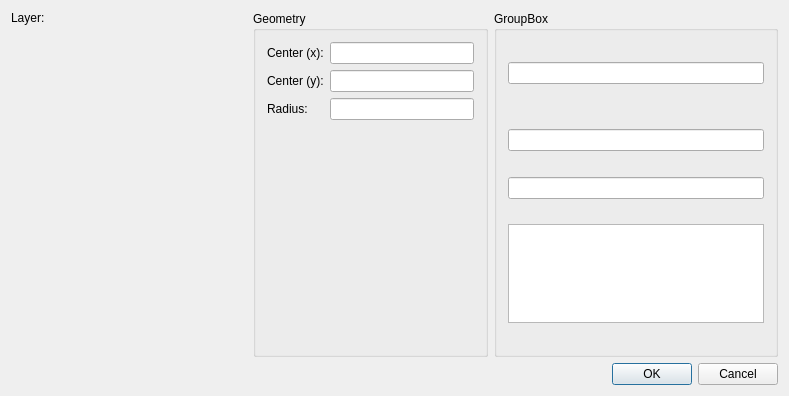
<?xml version="1.0" encoding="UTF-8"?>
<ui version="4.0">
 <class>QG_DlgCircle</class>
 <widget class="QDialog" name="QG_DlgCircle">
  <property name="geometry">
   <rect>
    <x>0</x>
    <y>0</y>
    <width>789</width>
    <height>396</height>
   </rect>
  </property>
  <property name="sizePolicy">
   <sizepolicy hsizetype="Minimum" vsizetype="Minimum">
    <horstretch>0</horstretch>
    <verstretch>0</verstretch>
   </sizepolicy>
  </property>
  <property name="minimumSize">
   <size>
    <width>300</width>
    <height>190</height>
   </size>
  </property>
  <property name="windowTitle">
   <string>Circle</string>
  </property>
  <layout class="QVBoxLayout" name="verticalLayout_2">
   <item>
    <layout class="QHBoxLayout">
     <item>
      <layout class="QVBoxLayout">
       <item>
        <layout class="QHBoxLayout">
         <item>
          <widget class="QLabel" name="lLayer">
           <property name="sizePolicy">
            <sizepolicy hsizetype="Preferred" vsizetype="Preferred">
             <horstretch>0</horstretch>
             <verstretch>0</verstretch>
            </sizepolicy>
           </property>
           <property name="text">
            <string>Layer:</string>
           </property>
           <property name="wordWrap">
            <bool>false</bool>
           </property>
          </widget>
         </item>
         <item>
          <widget class="QG_LayerBox" name="cbLayer" native="true"/>
         </item>
        </layout>
       </item>
       <item>
        <widget class="QG_WidgetPen" name="wPen" native="true">
         <property name="sizePolicy">
          <sizepolicy hsizetype="MinimumExpanding" vsizetype="MinimumExpanding">
           <horstretch>0</horstretch>
           <verstretch>0</verstretch>
          </sizepolicy>
         </property>
         <property name="maximumSize">
          <size>
           <width>16777215</width>
           <height>16777215</height>
          </size>
         </property>
        </widget>
       </item>
      </layout>
     </item>
     <item>
      <widget class="QGroupBox" name="buttonGroup8">
       <property name="maximumSize">
        <size>
         <width>16777215</width>
         <height>16777215</height>
        </size>
       </property>
       <property name="title">
        <string>Geometry</string>
       </property>
       <layout class="QGridLayout">
        <item row="2" column="0">
         <widget class="QLabel" name="lEndX">
          <property name="text">
           <string>Radius:</string>
          </property>
          <property name="wordWrap">
           <bool>false</bool>
          </property>
         </widget>
        </item>
        <item row="2" column="1">
         <widget class="QLineEdit" name="leRadius">
          <property name="minimumSize">
           <size>
            <width>64</width>
            <height>0</height>
           </size>
          </property>
         </widget>
        </item>
        <item row="1" column="0">
         <widget class="QLabel" name="lCenterY">
          <property name="text">
           <string>Center (y):</string>
          </property>
          <property name="wordWrap">
           <bool>false</bool>
          </property>
         </widget>
        </item>
        <item row="1" column="1">
         <widget class="QLineEdit" name="leCenterY">
          <property name="minimumSize">
           <size>
            <width>64</width>
            <height>0</height>
           </size>
          </property>
         </widget>
        </item>
        <item row="0" column="0">
         <widget class="QLabel" name="lCenterX">
          <property name="text">
           <string>Center (x):</string>
          </property>
          <property name="wordWrap">
           <bool>false</bool>
          </property>
         </widget>
        </item>
        <item row="0" column="1">
         <widget class="QLineEdit" name="leCenterX">
          <property name="minimumSize">
           <size>
            <width>64</width>
            <height>0</height>
           </size>
          </property>
         </widget>
        </item>
        <item row="3" column="0">
         <spacer name="spacer58">
          <property name="orientation">
           <enum>Qt::Vertical</enum>
          </property>
          <property name="sizeType">
           <enum>QSizePolicy::Expanding</enum>
          </property>
          <property name="sizeHint" stdset="0">
           <size>
            <width>20</width>
            <height>20</height>
           </size>
          </property>
         </spacer>
        </item>
        <item row="3" column="1">
         <spacer name="spacer61">
          <property name="orientation">
           <enum>Qt::Vertical</enum>
          </property>
          <property name="sizeType">
           <enum>QSizePolicy::Expanding</enum>
          </property>
          <property name="sizeHint" stdset="0">
           <size>
            <width>20</width>
            <height>20</height>
           </size>
          </property>
         </spacer>
        </item>
       </layout>
      </widget>
     </item>
     <item>
      <widget class="QGroupBox" name="groupBox">
       <property name="sizePolicy">
        <sizepolicy hsizetype="MinimumExpanding" vsizetype="MinimumExpanding">
         <horstretch>0</horstretch>
         <verstretch>0</verstretch>
        </sizepolicy>
       </property>
       <property name="toolTip">
        <string extracomment="+++++++++++++++++"/>
       </property>
       <property name="title">
        <string>GroupBox</string>
       </property>
       <layout class="QVBoxLayout" name="verticalLayout">
        <item>
         <spacer name="verticalSpacer">
          <property name="orientation">
           <enum>Qt::Vertical</enum>
          </property>
          <property name="sizeHint" stdset="0">
           <size>
            <width>20</width>
            <height>20</height>
           </size>
          </property>
         </spacer>
        </item>
        <item>
         <widget class="QLineEdit" name="xy_2">
          <property name="readOnly">
           <bool>true</bool>
          </property>
         </widget>
        </item>
        <item>
         <spacer name="verticalSpacer_11">
          <property name="orientation">
           <enum>Qt::Vertical</enum>
          </property>
          <property name="sizeHint" stdset="0">
           <size>
            <width>13</width>
            <height>8</height>
           </size>
          </property>
         </spacer>
        </item>
        <item>
         <spacer name="verticalSpacer_3">
          <property name="orientation">
           <enum>Qt::Vertical</enum>
          </property>
          <property name="sizeHint" stdset="0">
           <size>
            <width>20</width>
            <height>7</height>
           </size>
          </property>
         </spacer>
        </item>
        <item>
         <widget class="QLineEdit" name="xy">
          <property name="readOnly">
           <bool>true</bool>
          </property>
         </widget>
        </item>
        <item>
         <spacer name="verticalSpacer_2">
          <property name="orientation">
           <enum>Qt::Vertical</enum>
          </property>
          <property name="sizeHint" stdset="0">
           <size>
            <width>20</width>
            <height>7</height>
           </size>
          </property>
         </spacer>
        </item>
        <item>
         <widget class="QLineEdit" name="xymax">
          <property name="readOnly">
           <bool>true</bool>
          </property>
         </widget>
        </item>
        <item>
         <spacer name="verticalSpacer_4">
          <property name="orientation">
           <enum>Qt::Vertical</enum>
          </property>
          <property name="sizeHint" stdset="0">
           <size>
            <width>20</width>
            <height>9</height>
           </size>
          </property>
         </spacer>
        </item>
        <item>
         <widget class="QTextBrowser" name="tb_circle">
          <property name="maximumSize">
           <size>
            <width>333</width>
            <height>99</height>
           </size>
          </property>
         </widget>
        </item>
        <item>
         <spacer name="verticalSpacer_5">
          <property name="orientation">
           <enum>Qt::Vertical</enum>
          </property>
          <property name="sizeHint" stdset="0">
           <size>
            <width>20</width>
            <height>20</height>
           </size>
          </property>
         </spacer>
        </item>
       </layout>
      </widget>
     </item>
    </layout>
   </item>
   <item>
    <widget class="QDialogButtonBox" name="buttonBox">
     <property name="standardButtons">
      <set>QDialogButtonBox::Cancel|QDialogButtonBox::Ok</set>
     </property>
    </widget>
   </item>
  </layout>
 </widget>
 <layoutdefault spacing="6" margin="11"/>
 <customwidgets>
  <customwidget>
   <class>QG_WidgetPen</class>
   <extends>QWidget</extends>
   <header>qg_widgetpen.h</header>
  </customwidget>
  <customwidget>
   <class>QG_LayerBox</class>
   <extends>QWidget</extends>
   <header>qg_layerbox.h</header>
  </customwidget>
 </customwidgets>
 <tabstops>
  <tabstop>leCenterX</tabstop>
  <tabstop>leCenterY</tabstop>
  <tabstop>leRadius</tabstop>
 </tabstops>
 <resources/>
 <connections>
  <connection>
   <sender>buttonBox</sender>
   <signal>accepted()</signal>
   <receiver>QG_DlgCircle</receiver>
   <slot>accept()</slot>
   <hints>
    <hint type="sourcelabel">
     <x>189</x>
     <y>175</y>
    </hint>
    <hint type="destinationlabel">
     <x>20</x>
     <y>20</y>
    </hint>
   </hints>
  </connection>
  <connection>
   <sender>buttonBox</sender>
   <signal>rejected()</signal>
   <receiver>QG_DlgCircle</receiver>
   <slot>reject()</slot>
   <hints>
    <hint type="sourcelabel">
     <x>189</x>
     <y>175</y>
    </hint>
    <hint type="destinationlabel">
     <x>20</x>
     <y>20</y>
    </hint>
   </hints>
  </connection>
 </connections>
</ui>
